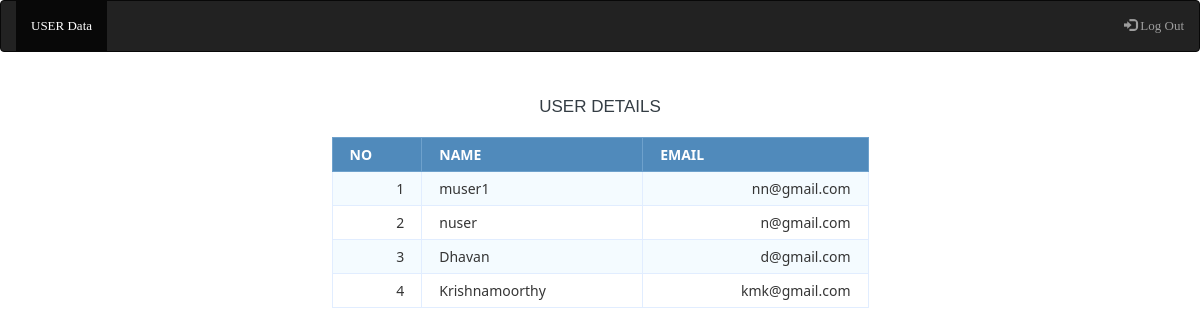
The app's page /disp_user_tb.php with its own data.
### tables this page shows
CREATE TABLE `user` (
  `id` int(8) NOT NULL,
  `name` varchar(30) NOT NULL,
  `USER_ID` varchar(10) NOT NULL,
  `email` varchar(60) NOT NULL,
  `password` varchar(40) NOT NULL
);

### disp_user_tb.php (the view, shortened to what this page needs)
<?php
$db_host = 'localhost';
$db_user = 'root';
$db_pass = '';
$db_name = 'traffic monitoring system';
$conn = mysqli_connect($db_host, $db_user, $db_pass, $db_name);
$sql = 'SELECT *
		FROM USER';
$query = mysqli_query($conn, $sql);
?>
<html>
<head>
        <link rel="stylesheet" href="assets/fonts/stylesheet.css">
        <link rel="stylesheet" href="assets/css/bootstrap.min.css">
        <link rel="stylesheet" href="assets/css/style.css">
</head>
<body>
	         <nav class="navbar navbar-inverse">
  <div class="container-fluid">
    <ul class="nav navbar-nav">
      <li class="active"><a href="#">USER Data</a></li>
    </ul>
    <ul class="nav navbar-nav navbar-right">
      <li><a href="logout.php"><span class="glyphicon glyphicon-log-in"></span> Log Out</a></li>
    </ul>
  </div>
</nav>
	<h1>USER Details</h1>
	<table class="data-table">
		<thead>
			<tr>
				<th>NO</th>
				<th>NAME</th>
				<th>EMAIL</th>
			</tr>
		</thead>
		<tbody>
		<?php
		$no 	= 1;
		while ($row = mysqli_fetch_array($query))
		{
			echo '<tr>
					<td>'.$no.'</td>
					<td>'.$row['name'].'</td>
					<td>'.$row['email'].'</td>
				</tr>';
			$no++;
		}?>
		</tbody>
	</table>
</body>
</html>

### assets/css/style.css (style rules this page uses)
html, body { background-color: #fff; font-size: 15px; color: #565656; width: 100%; padding: 0; margin-left: 0; margin-right: 0; font-family: 'roboto', sans-serif; font-weight: 300; }
ol, ul { padding: 0; margin: 0; list-style: none; }
a, a:hover, a:active, a:focus { text-decoration: none; outline: none; }
a, button, a span { -webkit-transition: 0.2s ease-in-out; -o-transition: 0.2s ease-in-out; transition: 0.2s ease-in-out; }
*, *:before, *:after { -webkit-box-sizing: border-box; -moz-box-sizing: border-box; box-sizing: border-box; }
a, p { font-family: 'latolight'; }
h1, h2, h3 { font-weight: 300; margin: 0; }
h1 { font-size: 3rem; line-height: 4rem; font-weight: 300; }
.footer .fo_bottom_socail p, a { font-size: 13px; display: block; }

### disp_user_tb.php (style rules this page uses)
body { font-size: 15px; color: #343d44; font-family: "segoe-ui", "open-sans", tahoma, arial; padding: 0; margin: 0; }
table { margin: auto; font-family: "Lucida Sans Unicode", "Lucida Grande", "Segoe Ui"; font-size: 12px; }
h1 { margin: 25px auto 0; text-align: center; text-transform: uppercase; font-size: 17px; }
table td { transition: all .5s; }
.data-table { border-collapse: collapse; font-size: 14px; min-width: 537px; }
.data-table th, .data-table td { border: 1px solid #e1edff; padding: 7px 17px; }
.data-table thead th { background-color: #508abb; color: #FFFFFF; border-color: #6ea1cc !important; text-transform: uppercase; }
.data-table tbody td { color: #353535; }
.data-table tbody td:first-child, .data-table tbody td:nth-child(4), .data-table tbody td:last-child { text-align: right; }
.data-table tbody tr:nth-child(odd) td { background-color: #f4fbff; }

### records on screen
user: name "muser1", email "nn@gmail.com"
user: name "nuser", email "n@gmail.com"
user: name "Dhavan", email "d@gmail.com"
user: name "Krishnamoorthy", email "kmk@gmail.com"
